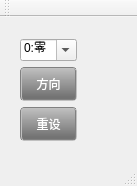
<?xml version="1.0" encoding="UTF-8"?>
<ui version="4.0">
 <class>MainWindow</class>
 <widget class="QMainWindow" name="MainWindow">
  <property name="geometry">
   <rect>
    <x>0</x>
    <y>0</y>
    <width>137</width>
    <height>186</height>
   </rect>
  </property>
  <property name="windowTitle">
   <string>MainWindow</string>
  </property>
  <widget class="QWidget" name="centralWidget">
   <property name="styleSheet">
    <string notr="true">QPushButton{

border: 2px groove gray;

border-radius: 4px;

min-height: 30px;

background-color:qlineargradient(spread:reflect, x1:1, y1:0.932, x2:1, y2:0, stop:0.0149254 rgba(80,80,80,200), stop:1 rgba(168,168,168,168));

color:rgb(255,255,255);

}

QPushButton:hover{

background-color: qlineargradient(x1: 0, y1: 0, x2: 0, y2: 1, stop: 0 #505050,stop: 1 #505050);

}

QPushButton:pressed{

background-color: qlineargradient(x1: 0, y1: 0, x2: 0, y2: 1, stop: 0 #314b82,stop: 1 #314b82);

}

QPushButton:checked{

background-color: qlineargradient(x1: 0, y1: 0, x2: 0, y2: 1, stop: 0 #505050,stop: 1 #505050);

}

QPushButton:unchecked{

background-color:qlineargradient(spread:reflect, x1:1, y1:0.932, x2:1, y2:0, stop:0.0149254 rgba(80,80,80,200), stop:1 rgba(168,168,168,168));

}

QPushButton:flat{

border: none;

}

QPushButton:default{

border-color:navy

}</string>
   </property>
   <layout class="QVBoxLayout" name="verticalLayout_2">
    <item>
     <layout class="QHBoxLayout" name="horizontalLayout">
      <property name="leftMargin">
       <number>3</number>
      </property>
      <property name="topMargin">
       <number>3</number>
      </property>
      <property name="rightMargin">
       <number>3</number>
      </property>
      <property name="bottomMargin">
       <number>3</number>
      </property>
      <item>
       <widget class="SimpleSelect" name="simpleselect" native="true"/>
      </item>
      <item>
       <layout class="QVBoxLayout" name="verticalLayout">
        <item>
         <widget class="QComboBox" name="comboBox">
          <property name="editable">
           <bool>true</bool>
          </property>
          <property name="insertPolicy">
           <enum>QComboBox::InsertAfterCurrent</enum>
          </property>
          <item>
           <property name="text">
            <string>0:零</string>
           </property>
          </item>
          <item>
           <property name="text">
            <string>1：一</string>
           </property>
          </item>
          <item>
           <property name="text">
            <string>2：二</string>
           </property>
          </item>
         </widget>
        </item>
        <item>
         <widget class="QPushButton" name="pushButton_2">
          <property name="text">
           <string>方向</string>
          </property>
         </widget>
        </item>
        <item>
         <widget class="QPushButton" name="pushButton">
          <property name="text">
           <string>重设</string>
          </property>
         </widget>
        </item>
       </layout>
      </item>
      <item>
       <spacer name="horizontalSpacer">
        <property name="orientation">
         <enum>Qt::Horizontal</enum>
        </property>
        <property name="sizeHint" stdset="0">
         <size>
          <width>40</width>
          <height>20</height>
         </size>
        </property>
       </spacer>
      </item>
     </layout>
    </item>
   </layout>
  </widget>
  <widget class="QMenuBar" name="menuBar">
   <property name="geometry">
    <rect>
     <x>0</x>
     <y>0</y>
     <width>137</width>
     <height>23</height>
    </rect>
   </property>
  </widget>
  <widget class="QToolBar" name="mainToolBar">
   <attribute name="toolBarArea">
    <enum>TopToolBarArea</enum>
   </attribute>
   <attribute name="toolBarBreak">
    <bool>false</bool>
   </attribute>
  </widget>
  <widget class="QStatusBar" name="statusBar"/>
 </widget>
 <layoutdefault spacing="6" margin="11"/>
 <customwidgets>
  <customwidget>
   <class>SimpleSelect</class>
   <extends>QWidget</extends>
   <header>simpleselect.h</header>
   <container>1</container>
  </customwidget>
 </customwidgets>
 <resources/>
 <connections/>
</ui>
